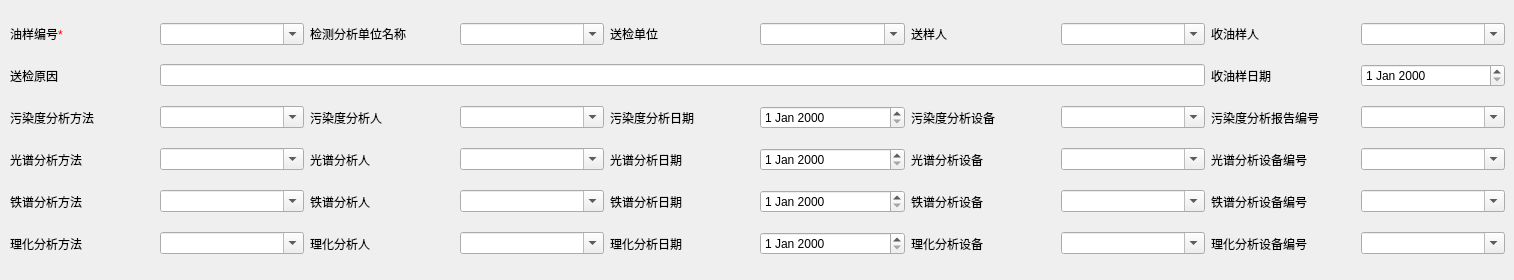
   <widget class="QWidget" name="tab_5">
    <attribute name="title">
     <string>油样检测分析信息</string>
    </attribute>
    <widget class="QWidget" name="layoutWidget">
     <property name="geometry">
      <rect>
       <x>10</x>
       <y>10</y>
       <width>1495</width>
       <height>261</height>
      </rect>
     </property>
     <layout class="QGridLayout" name="gridLayout_14">
      <item row="10" column="7">
       <widget class="QComboBox" name="_comboBoxOilAnalyzeMentalEquip">
        <property name="editable">
         <bool>true</bool>
        </property>
       </widget>
      </item>
      <item row="10" column="6">
       <widget class="QLabel" name="label_84">
        <property name="text">
         <string>铁谱分析设备</string>
        </property>
       </widget>
      </item>
      <item row="11" column="6">
       <widget class="QLabel" name="label_89">
        <property name="text">
         <string>理化分析设备</string>
        </property>
       </widget>
      </item>
      <item row="11" column="4">
       <widget class="QLabel" name="label_90">
        <property name="text">
         <string>理化分析日期</string>
        </property>
       </widget>
      </item>
      <item row="11" column="5">
       <widget class="QDateEdit" name="_dateEditOilAnalyzeLihuaDate"/>
      </item>
      <item row="0" column="9">
       <widget class="QComboBox" name="_comboBoxOilAnalyzeReceiveGuy">
        <property name="editable">
         <bool>true</bool>
        </property>
       </widget>
      </item>
      <item row="0" column="6">
       <widget class="QLabel" name="label_68">
        <property name="text">
         <string>送样人</string>
        </property>
       </widget>
      </item>
      <item row="0" column="5">
       <widget class="QComboBox" name="_comboBoxOilAnalyzeSendUnit">
        <property name="editable">
         <bool>true</bool>
        </property>
       </widget>
      </item>
      <item row="6" column="7">
       <widget class="QComboBox" name="_comboBoxOilAnalyzeLightEquip">
        <property name="editable">
         <bool>true</bool>
        </property>
       </widget>
      </item>
      <item row="6" column="9">
       <widget class="QComboBox" name="_comboBoxOilAnalyzeLightEquipID">
        <property name="editable">
         <bool>true</bool>
        </property>
       </widget>
      </item>
      <item row="6" column="6">
       <widget class="QLabel" name="label_79">
        <property name="text">
         <string>光谱分析设备</string>
        </property>
       </widget>
      </item>
      <item row="11" column="3">
       <widget class="QComboBox" name="_comboBoxOilAnalyzeLihuaGuy">
        <property name="editable">
         <bool>true</bool>
        </property>
       </widget>
      </item>
      <item row="0" column="8">
       <widget class="QLabel" name="label_70">
        <property name="text">
         <string>收油样人</string>
        </property>
       </widget>
      </item>
      <item row="3" column="5">
       <widget class="QDateEdit" name="_dateEditOilAnalyzePollutionDate"/>
      </item>
      <item row="11" column="7">
       <widget class="QComboBox" name="_comboBoxOilAnalyzeLihuaEquip">
        <property name="editable">
         <bool>true</bool>
        </property>
       </widget>
      </item>
      <item row="0" column="4">
       <widget class="QLabel" name="label_66">
        <property name="text">
         <string>&lt;html&gt;&lt;head/&gt;&lt;body&gt;&lt;p&gt;送检单位&lt;/p&gt;&lt;/body&gt;&lt;/html&gt;</string>
        </property>
       </widget>
      </item>
      <item row="6" column="5">
       <widget class="QDateEdit" name="_dateEditOilAnalyzeLightDate"/>
      </item>
      <item row="6" column="2">
       <widget class="QLabel" name="label_77">
        <property name="text">
         <string>光谱分析人</string>
        </property>
       </widget>
      </item>
      <item row="3" column="9">
       <widget class="QComboBox" name="_comboBoxOilAnalyzePolluteReportID">
        <property name="editable">
         <bool>true</bool>
        </property>
       </widget>
      </item>
      <item row="11" column="9">
       <widget class="QComboBox" name="_comboBoxOilAnalyzeLihuaEquipID">
        <property name="editable">
         <bool>true</bool>
        </property>
       </widget>
      </item>
      <item row="6" column="1">
       <widget class="QComboBox" name="_comboBoxOilAnalyzeLightMethod">
        <property name="editable">
         <bool>true</bool>
        </property>
       </widget>
      </item>
      <item row="10" column="1">
       <widget class="QComboBox" name="_comboBoxOilAnalyzeMentalMethod">
        <property name="editable">
         <bool>true</bool>
        </property>
       </widget>
      </item>
      <item row="0" column="7">
       <widget class="QComboBox" name="_comboBoxOilAnalyzeSendGuy">
        <property name="editable">
         <bool>true</bool>
        </property>
       </widget>
      </item>
      <item row="3" column="8">
       <widget class="QLabel" name="label_75">
        <property name="text">
         <string>污染度分析报告编号</string>
        </property>
       </widget>
      </item>
      <item row="2" column="1" colspan="7">
       <widget class="QLineEdit" name="_editOilAnalyzeReason"/>
      </item>
      <item row="0" column="2">
       <widget class="QLabel" name="label_65">
        <property name="text">
         <string>检测分析单位名称</string>
        </property>
       </widget>
      </item>
      <item row="3" column="7">
       <widget class="QComboBox" name="_comboBoxOilAnalyzePolluteLevelEquip">
        <property name="editable">
         <bool>true</bool>
        </property>
       </widget>
      </item>
      <item row="2" column="8">
       <widget class="QLabel" name="label_69">
        <property name="text">
         <string>收油样日期</string>
        </property>
       </widget>
      </item>
      <item row="3" column="4">
       <widget class="QLabel" name="label_73">
        <property name="text">
         <string>污染度分析日期</string>
        </property>
       </widget>
      </item>
      <item row="6" column="3">
       <widget class="QComboBox" name="_comboBoxOilAnalyzeLightGuy">
        <property name="editable">
         <bool>true</bool>
        </property>
       </widget>
      </item>
      <item row="3" column="3">
       <widget class="QComboBox" name="_comboBoxOilAnalyzePollutionLevelGuy">
        <property name="editable">
         <bool>true</bool>
        </property>
       </widget>
      </item>
      <item row="0" column="3">
       <widget class="QComboBox" name="_comboBoxOilAnalyzeUnitName">
        <property name="editable">
         <bool>true</bool>
        </property>
       </widget>
      </item>
      <item row="11" column="8">
       <widget class="QLabel" name="label_88">
        <property name="text">
         <string>理化分析设备编号</string>
        </property>
       </widget>
      </item>
      <item row="3" column="1">
       <widget class="QComboBox" name="_comboBoxOilAnalyzePollutionLevelMethod">
        <property name="editable">
         <bool>true</bool>
        </property>
       </widget>
      </item>
      <item row="10" column="9">
       <widget class="QComboBox" name="_comboBoxOilAnalyzeMentalEquipID">
        <property name="editable">
         <bool>true</bool>
        </property>
       </widget>
      </item>
      <item row="0" column="0">
       <widget class="QLabel" name="label_64">
        <property name="text">
         <string>&lt;html&gt;&lt;head/&gt;&lt;body&gt;&lt;p&gt;油样编号&lt;span style=&quot; color:#ff0000;&quot;&gt;*&lt;/span&gt;&lt;/p&gt;&lt;/body&gt;&lt;/html&gt;</string>
        </property>
       </widget>
      </item>
      <item row="2" column="0">
       <widget class="QLabel" name="label_67">
        <property name="text">
         <string>送检原因</string>
        </property>
       </widget>
      </item>
      <item row="10" column="5">
       <widget class="QDateEdit" name="_dateEditOilAnalyzeMentalDate"/>
      </item>
      <item row="10" column="2">
       <widget class="QLabel" name="label_82">
        <property name="text">
         <string>铁谱分析人</string>
        </property>
       </widget>
      </item>
      <item row="6" column="8">
       <widget class="QLabel" name="label_80">
        <property name="text">
         <string>光谱分析设备编号</string>
        </property>
       </widget>
      </item>
      <item row="3" column="6">
       <widget class="QLabel" name="label_74">
        <property name="text">
         <string>污染度分析设备</string>
        </property>
       </widget>
      </item>
      <item row="10" column="8">
       <widget class="QLabel" name="label_85">
        <property name="text">
         <string>铁谱分析设备编号</string>
        </property>
       </widget>
      </item>
      <item row="2" column="9">
       <widget class="QDateEdit" name="_dateEditOilAnalyzeReceiveDate"/>
      </item>
      <item row="11" column="1">
       <widget class="QComboBox" name="_comboBoxOilAnalyzeLihuaMethod">
        <property name="editable">
         <bool>true</bool>
        </property>
       </widget>
      </item>
      <item row="10" column="4">
       <widget class="QLabel" name="label_83">
        <property name="text">
         <string>铁谱分析日期</string>
        </property>
       </widget>
      </item>
      <item row="6" column="0">
       <widget class="QLabel" name="label_76">
        <property name="text">
         <string>光谱分析方法</string>
        </property>
       </widget>
      </item>
      <item row="10" column="0">
       <widget class="QLabel" name="label_81">
        <property name="text">
         <string>铁谱分析方法</string>
        </property>
       </widget>
      </item>
      <item row="3" column="2">
       <widget class="QLabel" name="label_72">
        <property name="text">
         <string>污染度分析人</string>
        </property>
       </widget>
      </item>
      <item row="11" column="2">
       <widget class="QLabel" name="label_86">
        <property name="text">
         <string>理化分析人</string>
        </property>
       </widget>
      </item>
      <item row="10" column="3">
       <widget class="QComboBox" name="_comboBoxOilAnalyzeMentalGuy">
        <property name="editable">
         <bool>true</bool>
        </property>
       </widget>
      </item>
      <item row="6" column="4">
       <widget class="QLabel" name="label_78">
        <property name="text">
         <string>光谱分析日期</string>
        </property>
       </widget>
      </item>
      <item row="0" column="1">
       <widget class="QComboBox" name="_comboBoxOilAnalyzeOilSampleID">
        <property name="editable">
         <bool>true</bool>
        </property>
       </widget>
      </item>
      <item row="11" column="0">
       <widget class="QLabel" name="label_87">
        <property name="text">
         <string>理化分析方法</string>
        </property>
       </widget>
      </item>
      <item row="3" column="0">
       <widget class="QLabel" name="label_71">
        <property name="text">
         <string>污染度分析方法</string>
        </property>
       </widget>
      </item>
     </layout>
    </widget>
   </widget>
